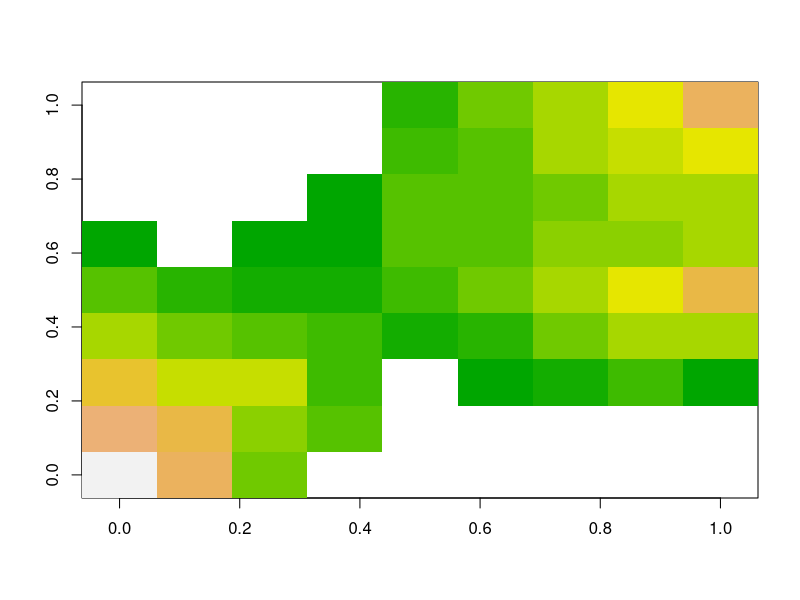

Source code (R):
##'Generation of a terrain matrix that will be fed into plant simulation
##MAHagadorn
##Terrain
##November 2, 2016


# Make a terrain matrix of numeric values using the Diamond-Square Step Algorithm
#
# Functions used in this script include
    # general.matrix; makes initial matrix
    # diamond.step; creates diamond step function
    # square.step; creates square step function
    # diamond.square.step; combines diamond and square step functions
    # make.terrain; wrapper function that includes diamond.square.step function and lakes.na (argument)
        #This is the only function that is exported!!!



#' Make starting terrain matrix with the corners seeded
#'
#' Function to make the initial terrain matrix with seeded corners. Ultimately, this matrix will be input into both the \code{diamond.step} and \code{square.step} functions.
#' @param n Size of the grid will be a (2^n)+1 (by default: n=5; a 33 by 33 grid)
#' @param x.bar Numeric vector (Default: 500) that will be input as the mean into the rnorm() function.
#'    Here, x.bar will be used to add random noise to our terrain matrix through standard deviations from the x.bar value.
#'    This is applied to rnorm() as sd=(x.bar*x.bar), so one half the x.bar will be the standard deviation used.
#' @return general matrix called g.mat
#' @examples
#' test.g.mat <- general.matrix()
#' test.g.mat2 <- general.matrix(2,10)


general.matrix <- function(n=5, x.bar=500){
  mat.size <- ((2^n)+1)
  g.mat <- matrix(NA, nrow = mat.size, ncol = mat.size)
  # here we are adding values to the corners
  # rnorm() adds a large amount of noise/variation to numeric outputs
  g.mat[1,1] <- rnorm(1, x.bar, (x.bar*x.bar))
  g.mat[nrow(g.mat), 1] <- rnorm(1, x.bar, (x.bar*x.bar))
  g.mat[1, ncol(g.mat)] <- rnorm(1, x.bar, (x.bar*x.bar))
  g.mat[nrow(g.mat), nrow(g.mat)] <- rnorm(1, x.bar, (x.bar*x.bar))
  return(g.mat)
}

# test.g.mat <- general.matrix()
# test.g.mat2 <- general.matrix(2,10)





#' Apply diamond step algorithm to a general matrix
#'
#' Adding values to a general matrix (g.mat) in a diamond algorithm fashion
#' @param g.mat General matrix generate using the \code{general.matrix} function (Default: g.mat).
#' @return a general matrix (g.mat)


# Diamond step matrix
# Takes mean of the randomly generated corner values to make the the center point
diamond.step <- function(g.mat=g.mat){
  corner.vec <- c(g.mat[1,1], g.mat[1, ncol(g.mat)],  g.mat[1, ncol(g.mat)], g.mat[nrow(g.mat), nrow(g.mat)])    #give me the values of the corners
  g.mat[ceiling(.5*(nrow(g.mat))), ceiling(.5*(ncol(g.mat)))] <- mean(corner.vec)     #taking the mean of the corner and placing it in the center of the matrix
  return(g.mat)
}




#' Apply square step algorithm to a general matrix
#'
#' Adding values to a general matrix (g.mat) in a square algorithm fashion
#' @param g.mat General matrix generate using the \code{general.matrix} function (Default: g.mat).
#' @param x.bar Numeric vector (Default: 500) that will be input as the mean into the rnorm() function.
#'    Here, x.bar will be used to add random noise to our terrain matrix through standard deviations from the x.bar value.
#'    This is applied to rnorm() as sd=(x.bar/2), so one half the x.bar will be the standard deviation used.
#' @return a general matrix (g.mat)


# Square step matrix
# This calculates the square step aspect of the terrain matrix
# first we create vecotrs which concatenate the values that need to be input for calculating the means
square.step <- function(g.mat=g.mat, x.bar=500){
  #need to make the left middle point
  corner.vec <- c(g.mat[1,1], g.mat[1, ncol(g.mat)],  g.mat[1, ncol(g.mat)], g.mat[nrow(g.mat), nrow(g.mat)])    #give me the values of the corners
  g.mat[ceiling(.5*(nrow(g.mat))), ceiling(.5*(ncol(g.mat)))] <- mean(corner.vec)
  left.mid <- c(g.mat[ceiling(.5*(nrow(g.mat))), ceiling(.5*(ncol(g.mat)))], g.mat[1,1], g.mat[nrow(g.mat), 1])
  top.mid <- c(g.mat[ceiling(.5*(nrow(g.mat))), ceiling(.5*(ncol(g.mat)))], g.mat[1,1], g.mat[1, ncol(g.mat)])
  right.mid <- c(g.mat[ceiling(.5*(nrow(g.mat))), ceiling(.5*(ncol(g.mat)))], g.mat[1, ncol(g.mat)], g.mat[nrow(g.mat), ncol(g.mat)])
  b.mid <- c(g.mat[ceiling(.5*(nrow(g.mat))), ceiling(.5*(ncol(g.mat)))], g.mat[1,1], g.mat[nrow(g.mat), ncol(g.mat)])
  #assigning means to spot in matrix; the rnorm() adds a decreased level of noise in this step
  g.mat[ceiling(.5*(nrow(g.mat))), 1] <- mean(left.mid) + rnorm(1, x.bar, sd=(x.bar/2))
  g.mat[1, ceiling(.5*(ncol(g.mat)))] <- mean(top.mid) + rnorm(1, x.bar, sd=(x.bar/2))
  g.mat[ceiling(.5*(nrow(g.mat))), nrow(g.mat)] <- mean(right.mid) + rnorm(1, x.bar, sd=(x.bar/2))
  g.mat[nrow(g.mat), ceiling(.5*(ncol(g.mat)))] <- mean(b.mid) + rnorm(1, x.bar, sd=(x.bar/2))
  return(g.mat)
}


#' Apply the diamond and square step algorithms to a general matrix
#'
#' Adding values to a general matrix (g.mat) sequentially based on the \code{diamond.step} and \code{square.step} algorithms
#' @param g.mat General matrix generate using the \code{general.matrix} function (Default: g.mat).
#' @param n Size of the grid will be a (2^n)+1 (by default: n=5; a 33 by 33 grid)
#' @param x.bar Numeric vector (Default: 500) that will be input as the mean into the rnorm() function.
#'    This value is used to add random noise to the matrix values when functions \code{general.matrix} and \code{square.step} are called.
#' @return a general matrix (g.mat)


#Writing a diamond step function that does both the functions above and fills in all values of our matrix
#This is flexible enough to do large and small n values
diamond.square.step<- function(g.mat=g.mat, n=5, x.bar=500){
  x.bar <- x.bar
  n <- n
  for(i in 2^(n:1)){
    for(j in seq(1, ncol(g.mat)-1, by=i)){
      for(k in seq(1, nrow(g.mat)-1, by=i)){
        g.mat[k:(k+i),j:(j+i)] <- diamond.step(g.mat[k:(k+i),j:(j+i)])
        g.mat[k:(k+i),j:(j+i)] <- square.step(g.mat[k:(k+i),j:(j+i)], x.bar)
      }
    }
  }
  return(g.mat)
}

#' Make a terrain matrix of numeric values using the Diamond-Square Step Algorithm
#'
#' A light wrapper function around \code{diamond.square.step} and the addition of lakes to the terrain matrix
#' @param n Size of the grid will be a (2^n)+1 (by default: n=5; a 33 by 33 grid)
#' @param x.bar Numeric vector (Default: 500) that will be input as the mean into the rnorm() function.
#'    Standard deviations used in the rnorm() function are generated from the mean value.
#'    The first standard deviation value (calculated as mean * mean) will be used in \code{general.matrix} to generate  the random corner values from a normal distribution.
#'    The second standard deviation value (calculated as mean/2) will be used in \code{square.step} for generating noise at the finer spatial scales.
#' @param lake.na Logical (Default: TRUE) that specifies whether to make all terrain values lower than zero height underwater.
#' @return a terrain matrix; numeric elements that are indicates as heights and if lake.na=TRUE \code{NA}s indicated cells that are waterlogged. Terrain matrix is visualized using \code{image}.
#' @examples
#' x <- make.terrain(n=3, mean=100, lake.na = TRUE)
#' y <- make.terrain(lake.na = FALSE)
#' z <- make.terrain(2, 10)
#' @export


make.terrain <- function(n=5, x.bar=500, lake.na=TRUE){
  n <- n
  x.bar <- x.bar
  mat.size <- ((2^n)+1)
  g.mat <- general.matrix(n, x.bar)
  terrain <- diamond.square.step(g.mat, n, x.bar)
  #now we want to make the option to make anything less than zero NA or (H20)
  if(lake.na==TRUE){
    terrain[terrain < 0] <- NA
  }
  image(terrain, col = terrain.colors(20))
  return(terrain)
}

terrain <- make.terrain(3, 100, lake.na = TRUE)



